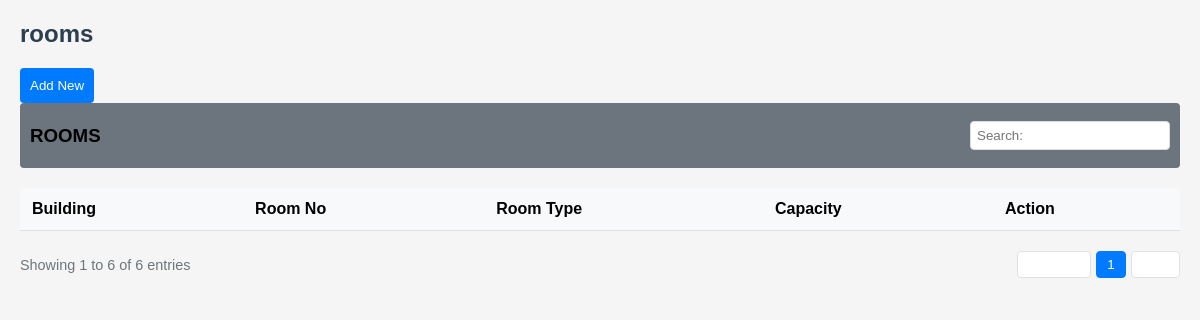
The app's page /frame/rooms.php, older data.
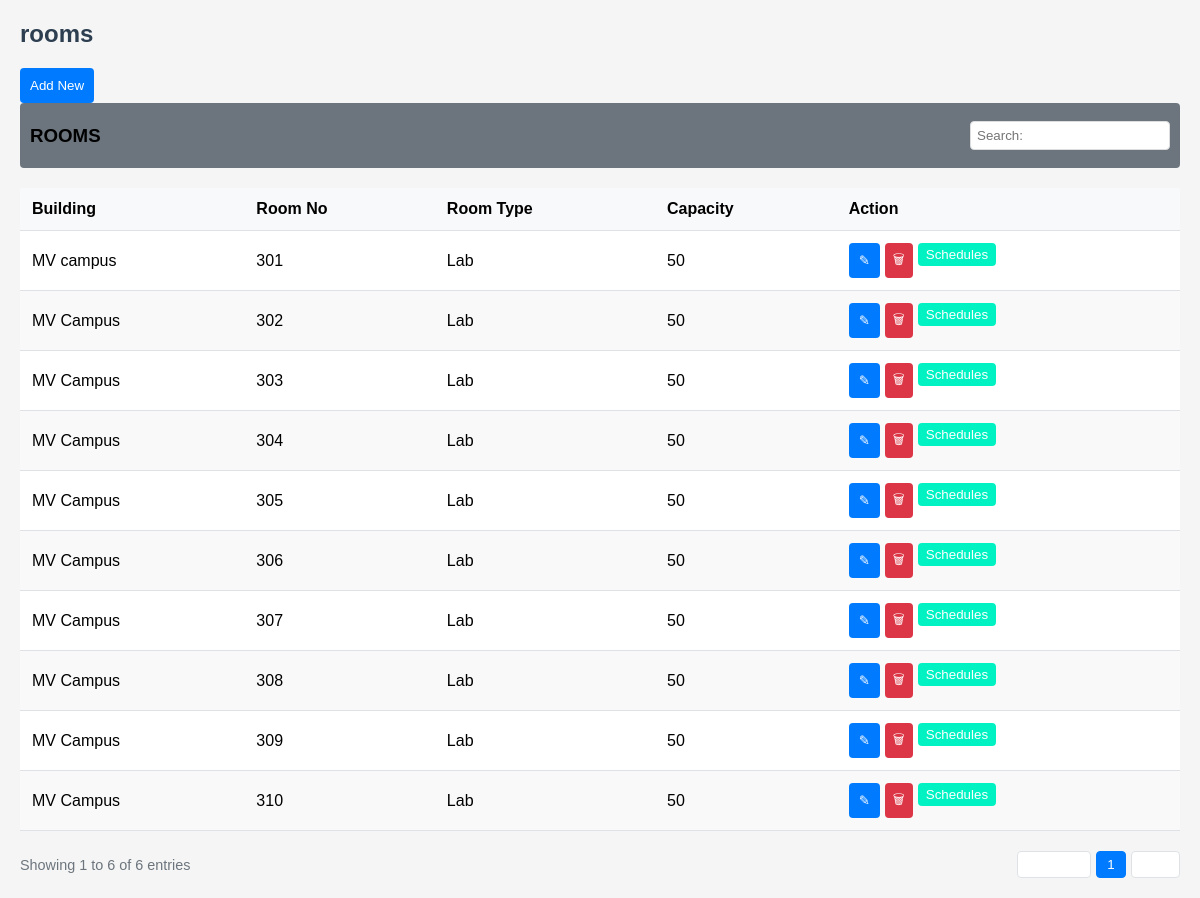
The same page, newer data.
### tables this page shows
CREATE TABLE `rooms` (
  `room_id` int(11) NOT NULL,
  `building` varchar(100) NOT NULL,
  `room_no` varchar(50) NOT NULL,
  `room_type` enum('Lecture','Lab') NOT NULL,
  `capacity` int(11) NOT NULL
);

### back/rooms.php (called while the page is built, shortened)
<?php
    include_once "../connections/connection.php";
    $stmt = $conn->prepare("SELECT * FROM rooms");
    $stmt->execute();
    $rooms = $stmt->fetchAll(PDO::FETCH_ASSOC);
?>

### frame/rooms.php (the view, shortened to what this page needs)
<?php
include_once "../back/rooms.php";
?>
<!DOCTYPE html>
<html lang="en">
<head>
</head>
<body>
    <div class="container">
        <div class="header">
            <h1>rooms</h1>
        </div>
        <button onclick="openAddRoomModal()">Add New</button>
        <div class="toolbar">
            <h3>ROOMS</h3>
            <input type="text" placeholder="Search:" class="search-box">
        </div>
        <table>
            <thead>
                <tr>
                    <th>Building</th>
                    <th>Room No</th>
                    <th>Room Type</th>
                    <th>Capacity</th>
                    <th>Action</th>
                </tr>
            </thead>
            <tbody>
                <?php foreach ($rooms as $room) { ?>
                    <tr>
                        <td><?php echo $room['building']; ?></td>
                        <td><?php echo $room['room_no']; ?></td>
                        <td><?php echo $room['room_type']; ?></td>
                        <td><?php echo $room['capacity']; ?></td>
                        <td>
                            <div class="action-buttons">
                                <a href="rooms.php?building=<?php echo urlencode($room['building']); ?>&room_no=<?php echo urlencode($room['room_no']); ?>&action=select&department=<?php echo $_GET['department']?>">
                                    <button>✎</button>
                                </a>
                                <button class="btn btn-delete" onclick="deleteRoomComfirm('<?php echo $room['building'];?>', '<?php echo $room['room_no']; ?>')">🗑</button>
                                <a href="manual_scheduling.php?building=<?php echo urlencode($room['building']); ?>&room_no=<?php echo urlencode($room['room_no']); ?>&department=<?php echo $_GET['department'];?>">
                                    <button class="btn btn-schedule">Schedules</button>
                                </a>
                            </div>
                        </td>
                    </tr>
                <?php } ?>
            </tbody>
        </table>
        <div style="display: flex; justify-content: space-between; align-items: center;">
            <span class="entries-info">Showing 1 to 6 of 6 entries</span>
            <div class="pagination">
                <button disabled>Previous</button>
                <button class="active">1</button>
                <button disabled>Next</button>
            </div>
        </div>
    </div>
</body>
</html>

Row changes from the older to the newer data that the page shows:
added rooms: building "MV campus", room_no "301", room_type "Lab", capacity "50"
added rooms: building "MV Campus", room_no "302", room_type "Lab", capacity "50"
added rooms: building "MV Campus", room_no "303", room_type "Lab", capacity "50"
added rooms: building "MV Campus", room_no "304", room_type "Lab", capacity "50"
added rooms: building "MV Campus", room_no "305", room_type "Lab", capacity "50"
added rooms: building "MV Campus", room_no "306", room_type "Lab", capacity "50"
added rooms: building "MV Campus", room_no "307", room_type "Lab", capacity "50"
added rooms: building "MV Campus", room_no "308", room_type "Lab", capacity "50"
added rooms: building "MV Campus", room_no "309", room_type "Lab", capacity "50"
added rooms: building "MV Campus", room_no "310", room_type "Lab", capacity "50"
